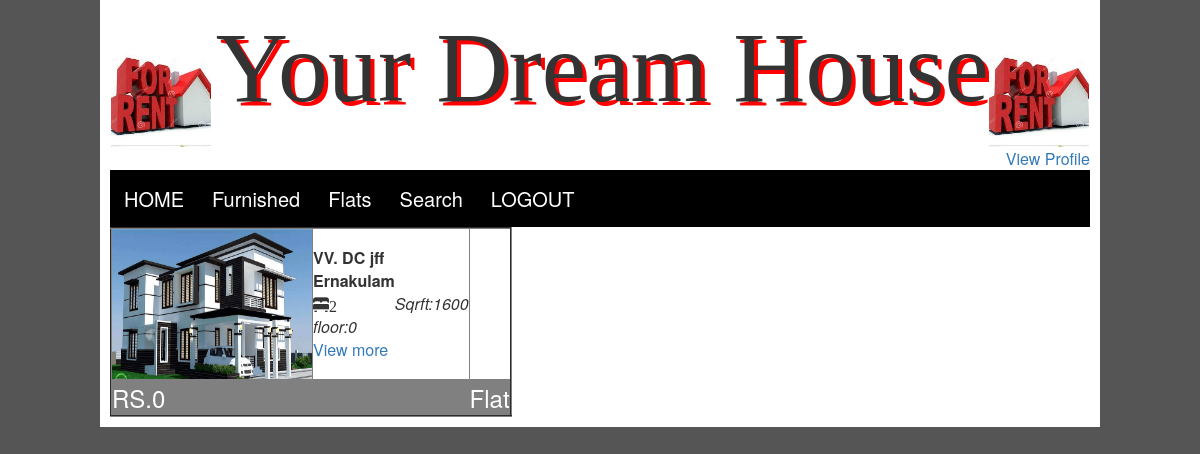
The app's page /home.php with its own data.
### tables this page shows
CREATE TABLE `image` (
  `num` int(15) NOT NULL,
  `img1` longtext DEFAULT NULL,
  `img2` longtext DEFAULT NULL,
  `img3` longtext DEFAULT NULL,
  `img4` longtext DEFAULT NULL
);

CREATE TABLE `address` (
  `adno` int(10) NOT NULL,
  `no` varchar(15) DEFAULT NULL,
  `hno` int(10) DEFAULT NULL,
  `hname` varchar(35) DEFAULT NULL,
  `section` varchar(5) DEFAULT NULL,
  `vardno` varchar(8) DEFAULT NULL,
  `sname` varchar(30) DEFAULT NULL,
  `village` varchar(35) DEFAULT NULL,
  `city` varchar(35) DEFAULT NULL,
  `type` int(3) DEFAULT NULL,
  `disno` int(3) NOT NULL,
  `pcode` int(10) DEFAULT NULL
);

CREATE TABLE `advertisement` (
  `num` int(15) NOT NULL,
  `no` varchar(15) NOT NULL,
  `oname` varchar(35) DEFAULT NULL,
  `typeof` int(5) DEFAULT NULL,
  `advno` int(10) NOT NULL,
  `ora` varchar(3) DEFAULT NULL,
  `nofbatch` int(10) NOT NULL,
  `bhk` int(5) NOT NULL,
  `forb` varchar(5) DEFAULT NULL,
  `sqrft` varchar(20) DEFAULT NULL,
  `facing` varchar(10) DEFAULT NULL,
  `fy` varchar(3) DEFAULT NULL,
  `flatcno` varchar(12) DEFAULT NULL,
  `ebc` varchar(12) DEFAULT NULL,
  `tax` varchar(12) DEFAULT NULL,
  `rent` int(15) NOT NULL,
  `floor` int(6) DEFAULT NULL,
  `adno` int(11) DEFAULT NULL,
  `year` varchar(10) DEFAULT NULL,
  `pkno` int(5) NOT NULL,
  `description` varchar(500) DEFAULT NULL,
  `loan` varchar(3) DEFAULT NULL,
  `autname` varchar(30) DEFAULT NULL,
  `autdob` date DEFAULT NULL,
  `autcity` varchar(25) DEFAULT NULL,
  `autcno` varchar(12) DEFAULT NULL,
  `autpin` varchar(12) DEFAULT NULL,
  `autdesg` varchar(35) DEFAULT NULL,
  `autemail` varchar(35) DEFAULT NULL,
  `dis` int(4) DEFAULT NULL,
  `relation` varchar(12) DEFAULT NULL,
  `cno` varchar(15) DEFAULT NULL,
  `apornot` int(3) DEFAULT 0
);

CREATE TABLE `typeofh` (
  `typeof` int(5) NOT NULL DEFAULT 0,
  `tpfhtype` varchar(35) DEFAULT NULL
);

### home.php (the view, shortened to what this page needs)
<html>
<head>
<link rel="stylesheet" type="text/css" href="css/dropdown.css">
<link rel="stylesheet" type="text/css" href="css/adminhome.css">
    <link rel="stylesheet" href="https://maxcdn.bootstrapcdn.com/bootstrap/3.3.7/css/bootstrap.min.css">
</head>
<body>
<?php
 include 'dataconnect.php';
 $userid=$_GET['id'];
 ?>
 <div class="content">
 <table width="100%">
<tr><center>
<td><center><img src="images/hfr3.jpeg" height="100" width="100">
        <font id="fontletter">Your Dream House</font><img src="images/hfr3.jpeg" height="100" width="100"></center>
      </td></center>
        </tr>
        <?php
        echo'<tr><td align="right"><a href="renter_home3.php?id='.$userid.'">View Profile</a></td></tr>';
        ?>
  <tr><center>
  <td cellspacing="3">
    <div class="topnav">
   <?php echo'<a  class="active" href="home.php?id='.$userid.'">HOME</a>';
    echo'<a href="furnish.php?id='.$userid.'">Furnished</a>';
   echo'<a href="flats.php?id='.$userid.'">Flats</a>';
     echo'<a href="search.php?id='.$userid.'">Search</a>';?>
    <a href="logout.php">LOGOUT</a>
    </tr>
<?php
    $sql=$conn->query("select * from advertisement,address where apornot='1' and cno is null and advertisement.no=address.no");
    if($sql->num_rows >0)
    {
      echo'<form>';
      while($result=mysqli_fetch_assoc($sql))
      {
$num=$result['num'];
$t=$result['typeof'];
$bhk=$result['bhk'];
$sqrft=$result['sqrft'];
$rent=$result['rent'];
$floor=$result['floor'];
$hname=$result['hname'];
$pcity=$result['city'];
}
$res=$conn->query("select * from typeofh where typeof='$t'");
      if($res->num_rows >0)
      {
        while($ts=mysqli_fetch_array($res))
        {
          $typeofh=$ts['tpfhtype'];
        }
      }
      $ad=$conn->query("select * from image where num='$num'");
      if($ad->num_rows >0)
      {
        while($ads=mysqli_fetch_assoc($ad))
        {
          $im1=$ads['img1'];
        }
      }
 echo '<table border="2"><tr><td><img src="'.$im1.'" height="150" width="200"></td>';
 echo'<td><table><tr><td><b>'.$hname.'</b></td></tr>';
 echo'<tr><td><b>'.$pcity.'</b></td></tr>';
  echo'<tr><td><span class="glyphicon glyphicon-bed">'.$bhk.'</span></td>';
 echo'<td><i class="fas fa-vector-square">Sqrft:'.$sqrft.'</i></td></tr>';
 echo'<tr><td><i class="fas fa-home">floor:'.$floor.'</i></td>';
 echo'<tr><td><a href="viewadv.php?id='.$num.'&name='.$userid.'">View more</a></td></tr></table></td></tr>';
 echo'<tr><td bgcolor="grey" colspan="3"><font size="5" color="white">RS.'.$rent.'</font></td><td bgcolor="grey"><font size="5" color="white">'.$typeofh.'</font></td>';
}
    echo'</form>';
   ?>
    </div>
 </body></html>

### css/dropdown.css (style rules this page uses)
body { font-family: Arial, Helvetica, sans-serif; }

### css/adminhome.css (style rules this page uses)
body { background-image:linear-gradient(to right,#ADD8E6,#BFBFBF; }

### home.php (style rules this page uses)
body { margin: 0; background:#555; }
.content { max-width: 1000px; margin: auto; background: white; padding: 10px; }
#fontletter { text-shadow: 4px 4px #FF0000; font-size:100px; font-family:URW Chancery L; }
.topnav { overflow: hidden; background-color:black; }
.topnav a { float: left; color:#FFFFFF; text-align: center; padding: 14px 14px; font-size: 20px; }

### records on screen
image: img1 (picture)
address: hname "VV. DC jff", city "Ernakulam"
advertisement: bhk "2", sqrft "1600", floor "0", rent "0"
typeofh: tpfhtype "Flat"
